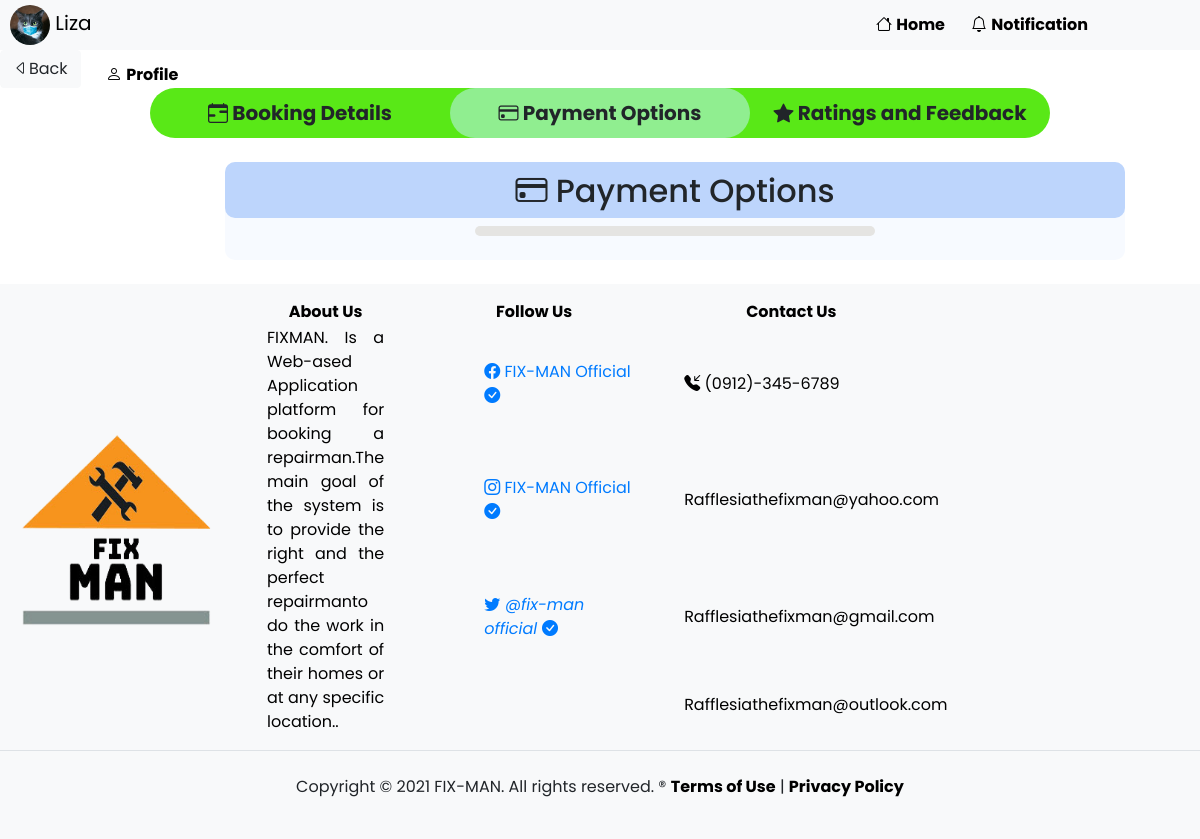
The app's page /user/customerviewbookingdetailsstep2.php (signed in) with its own data.
### tables this page shows
CREATE TABLE `users` (
  `userid` int(11) NOT NULL,
  `fname` varchar(50) NOT NULL,
  `mname` varchar(50) NOT NULL,
  `lname` varchar(50) NOT NULL,
  `age` int(11) NOT NULL,
  `bdate` date NOT NULL,
  `address` varchar(50) NOT NULL,
  `contactno` varchar(50) NOT NULL,
  `gender` varchar(50) NOT NULL,
  `username` varchar(50) NOT NULL,
  `password` varchar(50) NOT NULL,
  `email` varchar(50) NOT NULL,
  `user_type` varchar(50) NOT NULL,
  `profilepix` varchar(200) NOT NULL,
  `code` varchar(10) NOT NULL,
  `status` varchar(50) NOT NULL
);

### user/customerviewbookingdetailsstep2.php (the view, shortened to what this page needs)
<?php
	include('../includes/config.php');
	$userid = $_SESSION['userid'];
  $result = mysqli_query($database, "SELECT * FROM users WHERE userid = '$userid'");
  while ($row = mysqli_fetch_array($result))
  {
    $fname = $row['fname'];
    $profilepix = $row['profilepix'];
  }
?>
<!DOCTYPE html>
<html>
<head>
    <link rel="stylesheet" href="https://maxcdn.bootstrapcdn.com/bootstrap/4.0.0/css/bootstrap.min.css">
    <link rel="stylesheet" href="https://cdn.jsdelivr.net/npm/bootstrap-icons@1.4.0/font/bootstrap-icons.css">
    <link rel="stylesheet" type="text/css" href="user.css">
</head>
<body>
<?php include('userheader.php')?>
<a href="customerviewbookings.php"><button class="btn btn-light"><i class="bi bi-caret-left"></i>Back</button></a>
<div class="container-fluid text-center">
    <center><table style="border:0px;border-radius:25px;background-color:#59E817;">
        <thead><tr>
          <th class="steps"><i class="bi bi-calendar-range"></i> Booking Details </th>
          <th class="steps" style="background-color:lightgreen"><i class="bi bi-credit-card"></i> Payment Options</th>
          <th class="steps"><i class="bi bi-star-fill"></i> Ratings and Feedback</th>
        </tr></thead>
      </table></center>
      <br>
  <div align="left" style="background-color:#F7FAFF;width:900px;border-radius:10px;margin-left:210px">
    <center>
      <label style="padding-top:10px;background-color:#bdd5fc;width:900px;border-radius:10px"><b><h2><i class="bi bi-credit-card"></i> Payment Options</h2></b></label>
      <div class="col-sm-12" style="text-align:left;background-color:#E5E4E2;border-radius:10px;width:400px;padding-bottom:10px">
      </div><br>
    </center>
  </div>
</div>
<br>
<?php include('../includes/footer.php'); ?>
</body>
</html>

### user/userheader.php (shortened to what this page needs)
<nav class="bg-light" style="height:50px;">
  <div class="row">
    <div style="width:895px">
      <a class="navbar-brand" href="customerprofile.php" style="color:black !important;margin-left:25px"><img src="../profilepix/<?php echo $profilepix ?>" style="width:40px;height:40px;border-radius:100px"> <?php echo $fname?></a>
    </div>
    <div style="width:100px;">
      <a class="nav-link" href="customerhomepage.php" style="color:black !important;padding-top:13px;margin-left:-20px"><span class="bi bi-house"></span> <b>Home&emsp;</b></a>
    </div>
    <div style="width:150px;">
      <a class="nav-link" href="#" id="notification" role="button" data-toggle="dropdown" aria-haspopup="true" aria-expanded="false" style="color:black !important;padding-top:13px;margin-left:-25px"><i class="bi bi-bell"></i>
          <b>Notification</b>
        </a>
    </div>
    <div style="width:140px;">
      <a class="nav-link" href="#" id="messages" role="button" data-toggle="dropdown" aria-haspopup="true" aria-expanded="false" style="color:black !important;padding-top:13px;margin-left:-25px"><i class="bi bi-chat-dots"></i></i>
            <b>Messages </b>
          </a>
    </div>
    <div style="width:90px;">
      <a class="nav-link" href="#" id="profile" role="button" data-toggle="dropdown" aria-haspopup="true" aria-expanded="false" style="color:black !important;padding-top:13px;margin-left:-35px"><i class="bi bi-person"></i>
          <b>Profile</b>
        </a>
    </div>
  </div>
</nav>

### user/user.css (style rules this page uses)
body { font-family: 'Poppins', sans-serif !important; height: auto; background-position: center; background-repeat: no-repeat; background-size: cover; font-size: 1em !important; }
.steps { padding: 5px; text-align: center; width: 300px; height: 50px; border-radius: 50px; font-size: 20px; }

### records on screen
users: profilepix (picture), fname "Liza"
